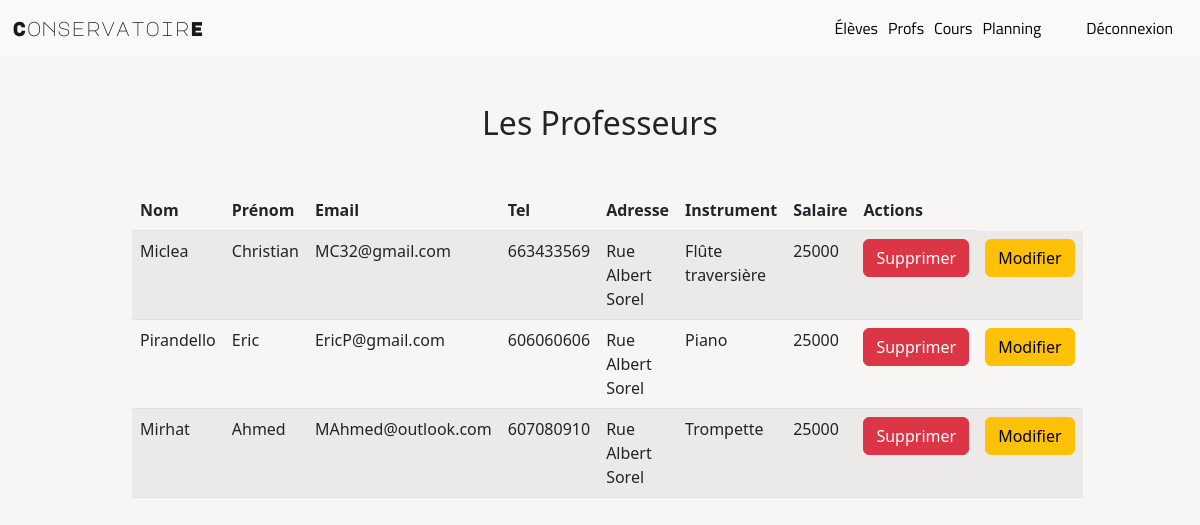
/index.php?uc=personne&action=listeprof (signed in), run on the app's committed database.
### tables this page shows
CREATE TABLE `prof` (
  `IDPROF` int(11) NOT NULL,
  `INSTRUMENT` char(32) NOT NULL,
  `SALAIRE` float DEFAULT NULL
);

CREATE TABLE `personne` (
  `ID` int(11) NOT NULL,
  `NOM` char(32) DEFAULT NULL,
  `PRENOM` char(32) DEFAULT NULL,
  `TEL` int(11) DEFAULT NULL,
  `MAIL` char(32) DEFAULT NULL,
  `ADRESSE` char(32) DEFAULT NULL
);

### Modeles/monPdo.php (called while the page is built, shortened)
<?php
class MonPdo
{
    private static $serveur='mysql:host=localhost';
    private static $bdd='dbname=kurghsvm_conservatoire';
    private static $user='root';
    private static $mdp='';
    private static $unPdo = null;
    private function __construct()
    {
        MonPdo::$unPdo = new PDO(MonPdo::$serveur.';'.MonPdo::$bdd, MonPdo::$user, MonPdo::$mdp);
        MonPdo::$unPdo->query("SET CHARACTER SET utf8");
        MonPdo::$unPdo->setAttribute(PDO::ATTR_ERRMODE, PDO::ERRMODE_EXCEPTION);
    }
    public static function getInstance()
    {
        if (self::$unPdo == null) {
            self::$monPdo = new MonPdo();
        }
        return self::$unPdo;
    }
}

### Modeles/personne.class.php (called while the page is built, shortened)
<?php
class personne
{
        private $ID;
        private $NOM;
        private $PRENOM;
        private $TEL;
        private $ADRESSE;
        private $MAIL;
        public $INSTRUMENT;
        public $SALAIRE;
        public function getID()
        {
                return $this->ID;
        }
        public function getNOM()
        {
                return $this->NOM;
        }
        public function getPRENOM()
        {
                return $this->PRENOM;
        }
        public function getTEL()
        {
                return $this->TEL;
        }
        public function getADRESSE()
        {
                return $this->ADRESSE;
        }
        public function getMAIL()
        {
                return $this->MAIL;
        }
        public function getINSTRUMENT() {
                return $this->INSTRUMENT;
        }
        public function getSALAIRE() {
                return $this->SALAIRE;
        }
        public static function afficherprof()
        {
                $req = MonPdo::getInstance()->prepare("SELECT * FROM personne INNER JOIN prof ON ID = IDPROF;");
                $req->setFetchMode(PDO::FETCH_CLASS | PDO::FETCH_PROPS_LATE, 'personne');
                $req->execute();
                $lesResultats = $req->fetchAll();
                return $lesResultats;
        }
}
?>

### Vues/afficherprof.php (the view, shortened to what this page needs)
<?php
require_once 'Modeles/monPdo.php';
?>
<!DOCTYPE html>
<html lang="en">
<head>
    <link rel='stylesheet' href='https://cdn.jsdelivr.net/npm/bootstrap@5.2.0/dist/css/bootstrap.min.css'>
</head>
<body>
<?php include("header/header.php") ?>
    <div class="position-relative mt-5 mb-3">
        <h2 class="d-flex justify-content-center mt-5">Les Professeurs</h2>
    </div>
    <div class="container-fluid position-relative mt-5" style="width:80vw;">
        <table class="table table-striped">
            <thead>
                <tr>
                    <th scope="col">Nom</th>
                    <th scope="col">Prénom</th>
                    <th scope="col">Email</th>
                    <th scope="col">Tel</th>
                    <th scope="col">Adresse</th>
                    <th scope="col">Instrument</th>
                    <th scope="col">Salaire</th>
                    <th scope="col">Actions</th>
                </tr>
            </thead>
            <tbody>
                <?php
                foreach ($lesPersonnes as $personne) {
                    echo "<tr>";
                    echo "<td>" . $personne->getNOM() . "</td>";
                    echo "<td>" . $personne->getPRENOM() . "</td>";
                    echo "<td>" . $personne->getMAIL() . "</td>";
                    echo "<td>" . $personne->getTEL() . "</td>";
                    echo "<td>" . $personne->getADRESSE() . "</td>";
                    echo "<td>" . $personne->getINSTRUMENT() . "</td>";
                    echo "<td>" . $personne->getSALAIRE() . "</td>";
                    echo "<td><a href='index.php?uc=personne&action=supprimerprof&id=". $personne->getID() ."' class='btn btn-danger'>Supprimer</a></td>";
                    echo "<td><a href='index.php?uc=personne&action=editer_formprof&id=". $personne->getID() ."' class='btn btn-warning'>Modifier</a></td>";
                    echo "</tr>";
                }
                ?>
            </tbody>
        </table>
    </div>
</body>
</html>

### index.php (shortened to what this page needs)
<?php
include "Modeles/monPdo.php";
include "Modeles/personne.class.php" ;
if (empty($_GET["uc"])) {
    $uc = "accueil_login";
} else {
    $uc = $_GET["uc"];
}
switch ($uc) {
    case "personne":
        include("Controleurs/controleurPersonnes.php");
        break;
}

### Controleurs/controleurPersonnes.php (shortened to what this page needs)
<?php
$action = $_GET["action"];
switch ($action) {
    case "listeprof":
        $lesPersonnes = personne::afficherprof();
        include("Vues/afficherprof.php");
        break;
}

### header/header.php (shortened to what this page needs)
<!DOCTYPE html>
<html lang="en">
<head>
</head>
<body>
    <nav class="navbar navbar-expand-lg navbar-light bg-light">
        <div class="container-fluid">
            <a class="navbar-brand" style="font-family: Logo;" href="index.php?uc=accueil">ConservatoirE</a>
            <div class="collapse navbar-collapse justify-content-end" id="navbarNavAltMarkup">
                <div class="navbar-nav">
                    <div class="dropdown">
                        <button class="bouton" type="button" data-bs-toggle="dropdown" aria-expanded="false">
                            Élèves
                        </button>
                    </div>
                    <div class="dropdown">
                        <button class="bouton" type="button" data-bs-toggle="dropdown" aria-expanded="false">
                            Profs
                        </button>
                    </div>
                    <div class="dropdown">
                        <button class="bouton" type="button" data-bs-toggle="dropdown" aria-expanded="false">
                            Cours
                        </button>
                    </div>
                    <div class="dropdown">
                        <button class="bouton" type="button" data-bs-toggle="dropdown">
                            Planning
                        </button>
                    </div>
                    <form class="form-inline" action="index.php?uc=logout" method="POST">
                        <ul class="navbar-nav">
                            <li class="nav-item deco">
                                <button type="submit" class="boutondeco">Déconnexion</button>
                            </li>
                        </ul>
                    </form>
                </div>
            </div>
        </div>
    </nav>
</body>
</html>

### header/header.php (style rules this page uses)
body { background-color: #F8F6F4; min-height: 100vh; }
.navbar-nav .dropdown { margin-right: 10px; }
.bouton { transition: color 0.3s; font-family: Tit; background: none; color: black; border: none; margin: 0; padding: 0; display: inline-flex; align-items: center; }
.boutondeco { transition: color 0.3s; font-family: Tit; background: none; color: black; border: none; margin: 0; padding: 0; display: inline-flex; align-items: center; padding-left: 10px; padding-right: 10px; }
.deco { padding: 5px; border-radius: 10px; transition: 0.3s; }
.navbar-nav { align-items: center; display: flex; }
.navbar-nav .nav-item { display: flex; align-items: center; }

### data on the page
prof: IDPROF.NOM "Miclea", IDPROF.PRENOM "Christian", IDPROF.MAIL "MC32@gmail.com", IDPROF.TEL "663433569", IDPROF.ADRESSE "Rue Albert Sorel", INSTRUMENT "Flûte traversière", SALAIRE "25000"
prof: IDPROF.NOM "Pirandello", IDPROF.PRENOM "Eric", IDPROF.MAIL "EricP@gmail.com", IDPROF.TEL "606060606", IDPROF.ADRESSE "Rue Albert Sorel", INSTRUMENT "Piano", SALAIRE "25000"
prof: IDPROF.NOM "Mirhat", IDPROF.PRENOM "Ahmed", IDPROF.MAIL "MAhmed@outlook.com", IDPROF.TEL "607080910", IDPROF.ADRESSE "Rue Albert Sorel", INSTRUMENT "Trompette", SALAIRE "25000"
